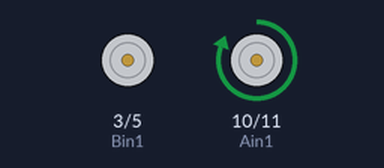
A sketch run on a simulated Arduino Uno, built with avr-gcc and run on an emulated ATmega328P. On the bench: motor-driver pin pairs drawn as motors (green arrow = first pin HIGH = forward, orange = second pin HIGH = backward, longer = more drive).

Above: at 0.1 s.
At 7.3 s:
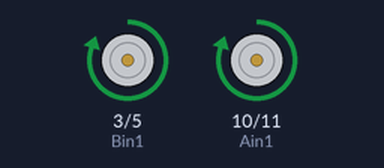
At 16.0 s:
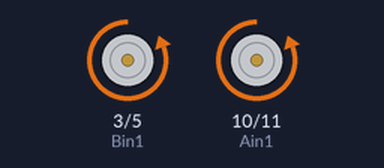
At 27.8 s:
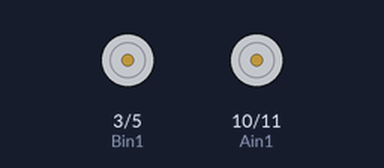
Timing chart, 0 to 40.0 s (numbered marks = the images above):
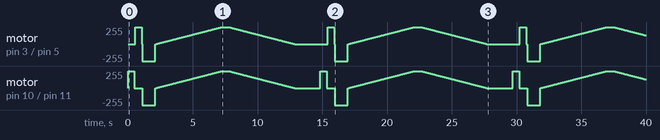

The sketch:

Proof_of_concept_Hbrug.ino
```cpp
const int Ain1 = 10;
const int Ain2 = 11;
const int Bin1 = 3;
const int Bin2 = 5;

void setup() {
  // put your setup code here, to run once:
  digitalWrite(Ain1, LOW);
  digitalWrite(Bin1, LOW);
  digitalWrite(Ain2, LOW);
  digitalWrite(Bin2, LOW);
}

void loop() {
  //Forward1;

  analogWrite(Ain1, 255);
  delay(500);
  digitalWrite(Ain1, LOW);
  delay(50);

  //Forward2;

  analogWrite(Bin1, 255);
  delay(500);
  digitalWrite(Bin1, LOW);
  delay(50);

  //Backwards

  analogWrite(Ain2, 255);
  analogWrite(Bin2, 255);

  delay (1000);

  digitalWrite(Ain2, LOW);
  digitalWrite(Bin2, LOW);

  delay(50);

  //Speed up

  for(int i=0; i<255; i++)
  {
    analogWrite(Ain1, i);
    analogWrite(Bin1, i);
    delay(20);
  }
  delay(500);

  // Slow Down
  for(int i=255; i>0; i--)
  {
    analogWrite(Ain1, i);
    analogWrite(Bin1, i);
    delay(20);
  }
  //Stop
  digitalWrite(Ain1, LOW);
  digitalWrite(Bin1, LOW);
  delay(2000);
}
```
